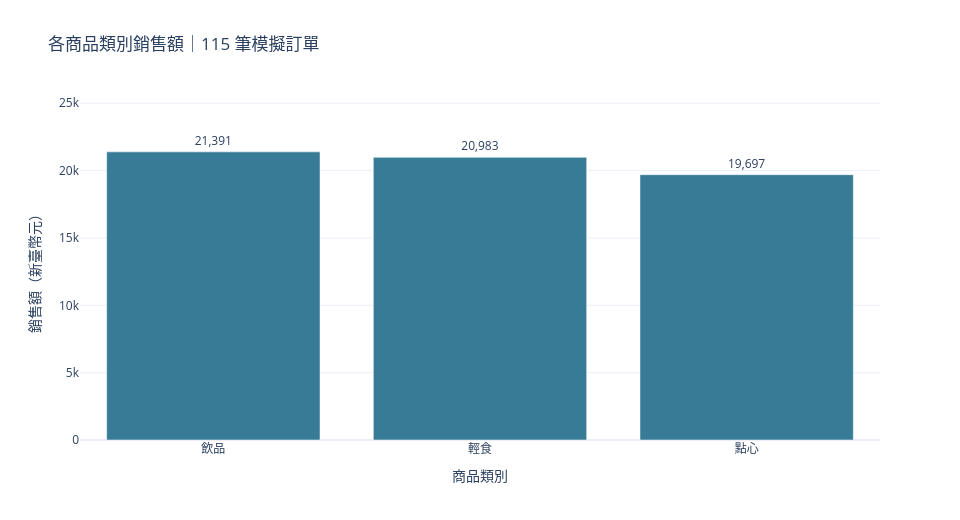

The cell this chart's notebook holds for it:
### Markdown cell above
### 2. 各商品類別的銷售額

把訂單金額依商品名稱加總。飲品為 21,391 元，輕食為 20,983 元，點心為 19,697 元，三類的總額相差不大。這裡呈現的是銷售額，還沒有考慮成本或利潤。

### Code cell
category_sales = df.groupby("category_name", as_index=False).agg(
    sales=("order_amount_twd", "sum"),
    orders=("order_id", "count"),
).sort_values("sales", ascending=False)
fig = px.bar(category_sales, x="category_name", y="sales", text="sales",
             hover_data={"orders": True},
             labels={"category_name": "商品類別", "sales": "銷售額（新臺幣元）", "orders": "訂單數"},
             title="各商品類別銷售額｜115 筆模擬訂單", color_discrete_sequence=["#387B97"])
fig.update_traces(texttemplate="%{text:,.0f}", textposition="outside", cliponaxis=False)
fig.update_layout(yaxis_range=[0, category_sales["sales"].max() * 1.18])
fig.write_image(figure_dir / "02_category_sales.png", scale=2)
fig.show()

### Figure 1 — Plotly figure (JSON) as saved in the notebook; plotly's stock layout.template omitted (floating-point values rounded to 4 significant figures)
{"data": [{"cliponaxis": false, "customdata": [[39], [39], [37]], "hovertemplate": "商品類別=%{x}<br>銷售額（新臺幣元）=%{text}<br>訂單數=%{customdata[0]}<extra></extra>", "legendgroup": "", "marker": {"color": "#387B97", "pattern": {"shape": ""}}, "name": "", "orientation": "v", "showlegend": false, "text": [21390.0, 20980.0, 19700.0], "textposition": "outside", "texttemplate": "%{text:,.0f}", "type": "bar", "x": ["飲品", "輕食", "點心"], "xaxis": "x", "y": [21391, 20983, 19697], "yaxis": "y"}], "layout": {"barmode": "relative", "height": 520, "legend": {"tracegroupgap": 0}, "title": {"text": "各商品類別銷售額｜115 筆模擬訂單"}, "width": 960, "xaxis": {"anchor": "y", "domain": [0.0, 1.0], "title": {"text": "商品類別"}}, "yaxis": {"anchor": "x", "domain": [0.0, 1.0], "range": [0, 25240.0], "title": {"text": "銷售額（新臺幣元）"}}}}
